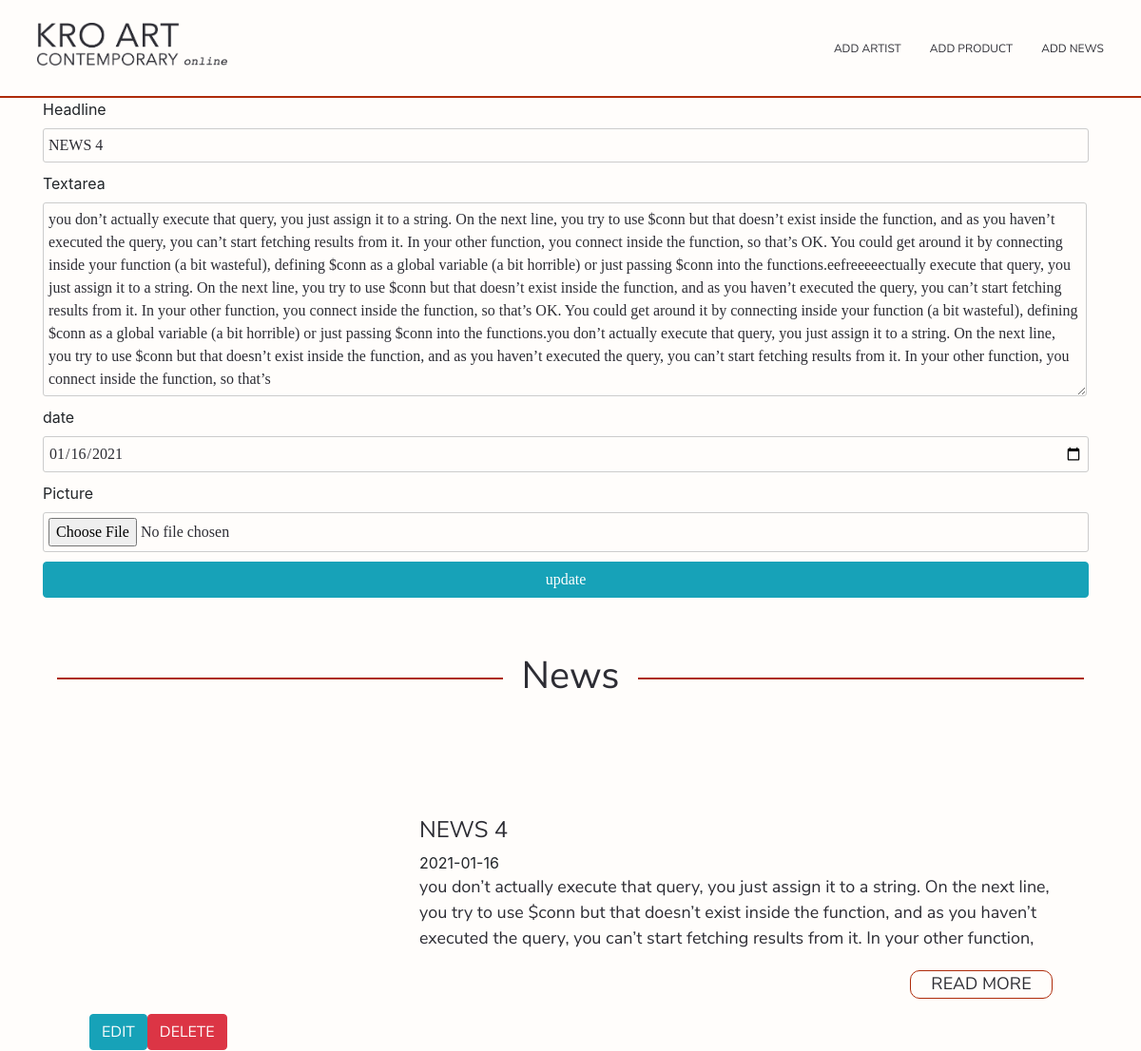
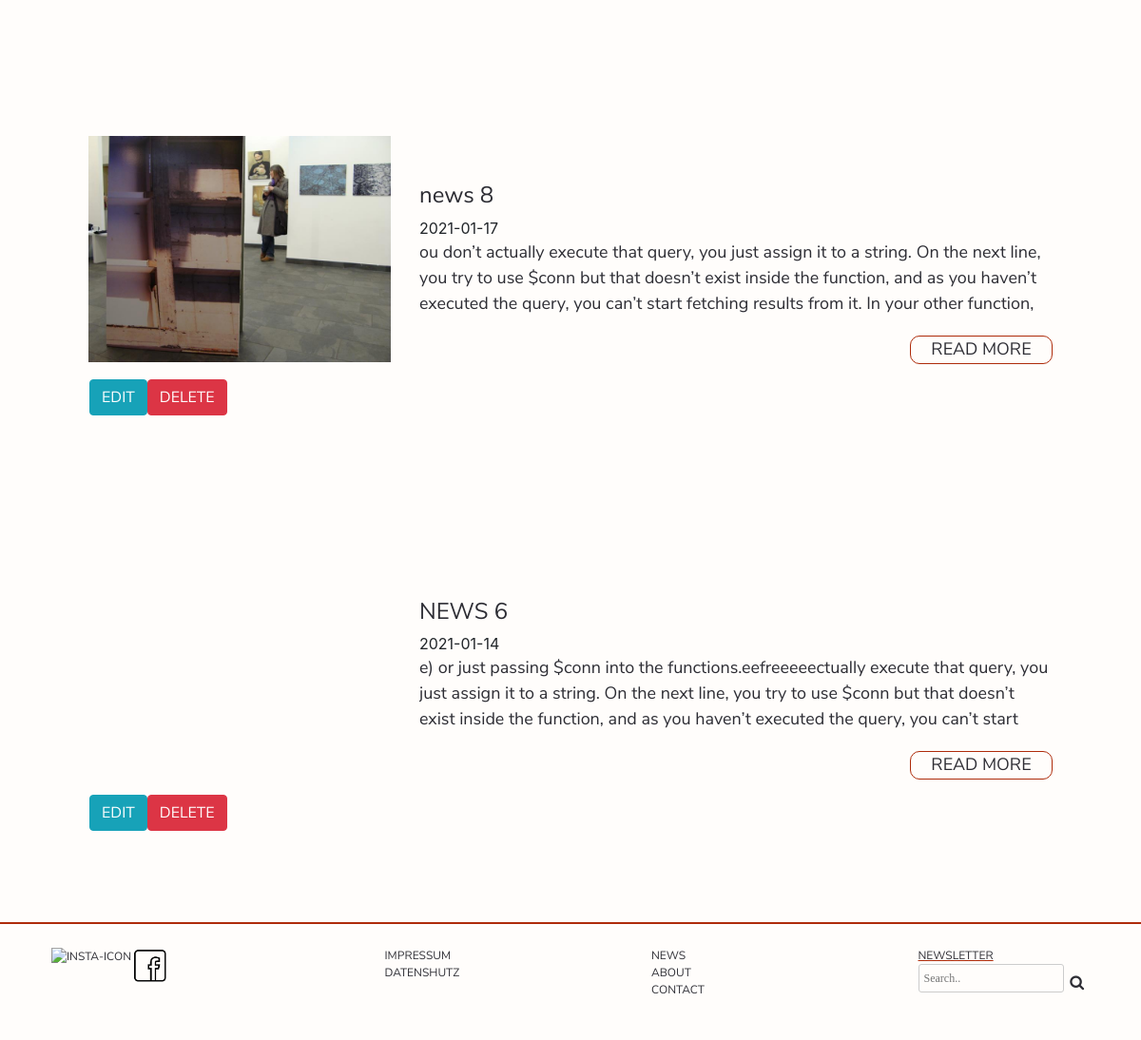
Screenshot of /Website/admin/news.php?edit=13 with the database file from the repository (2 pictures, top to bottom).
### tables this page shows
CREATE TABLE `news` (
  `news_id` int(11) NOT NULL,
  `headline` varchar(255) NOT NULL,
  `daten` date NOT NULL,
  `textn` text NOT NULL,
  `picture` varchar(255) NOT NULL
);

### Website/admin/php_code.php (called while the page is built, shortened)
<?php
	$db = mysqli_connect('localhost','root','','kroart');
	if(isset($_GET['edit'])){
		$id = $_GET['edit'];
		$update = true;
		$resultEdit= $db->query("Select * From news WHERE news_id=$id") or die ($db->error());
		if(($resultEdit)==1){
			$row = $resultEdit->fetch_assoc();
			$headline = $row['headline'];
			$textn = $row['textn'];
			$daten = $row['daten'];
			$fileName = $row['picture'];
		}
	}
?>

### Website/admin/news.php (the view, shortened to what this page needs)
<?php include('php_code.php');?>
<?php  include_once('navbarAdmin.php') ?>
<main>
<div class="container">
<form method="post" action="php_code.php" enctype="multipart/form-data">
    <div class="input-group">
        <label>Headline</label>
        <input type="text" name="headline" value="<?php echo $headline ?>">
    </div>
    <div class="input-group">
        <label>Textarea</label>
        <textarea type="text" rows="8" name="text"  size="100000" placeholder=""><?php echo $textn ?></textarea>
    </div>
    <div class="input-group">
        <label>date</label>
        <input type="date" name="date" value="<?php echo $daten ?>" >
    </div>
    <div class="input-group">
        <label>Picture</label>
        <input type="file" name="picture" value="<?php echo '../img/' . $fileName ?>">
    </div>
    <div class="input-group">
		<?php if($update == true){
		 echo '<input class="btn btn-info" type="submit" name="update" value="update">';
		} else {
         echo '<input class="btn btn-primary" type="submit" name="save" value="save">';
		}?>
    </div>
<?php $results = mysqli_query($db, "SELECT * FROM news"); ?>
<table>
	<div class="container home-container mt-5">
      <h1><span class="news_line">News</span></h1>
    </div>
	<?php while ($row = mysqli_fetch_array($results)) { ?>
	<div class="container p-5 mb-5">
     <div class="row d-flex">
     <div class="img_News col-lg-4 col-md-5 col-sm-12">
	 <?php echo '<img  class="img_News" src=../img/'.$row["picture"].' alt="">' ?>
	 </div>
     <div class="col-lg-8 col-md-7 col-sm-12 pt-5 ">
     <div><h4><?php echo $row['headline']; ?></h4></div>
     <div class="date"><?php echo $row['daten']; ?></div>
     <div class="textBox"><p><?php echo $row['textn']; ?></p></div>
     <p class="read-more button-News mt-3">READ MORE</p></div>
	 <a href="news.php?edit=<?php echo $row['news_id']; ?>" class="btn btn-info ml-3">Edit</a>
	 <a href="php_code.php?delete=<?php echo $row['news_id']; ?>" class="btn btn-danger">Delete</a>
     </div>
     </div>
     </div>
	<?php } ?>
</main>
<?php include_once('../includes/footer.php') ?>

### Website/Style/style.css (style rules this page uses)
body { background-color: #fffdfb; }
h1 { font-family: "nunito"; color: #2d2d34; }
h4 { font-family: "nunito"; font-size: 24px; color: #2d2d34; }
p { font-family:"monserrat"; font-size: 18px; color: #2d2d34; }
a { text-transform: uppercase; font-size: 12px; color: #2d2d34; font-family: "nunito"; }
body, html { margin:0; padding:0; }
.home-container h1 { width: 100%; margin: .7em auto; overflow: hidden; text-align: center; font-weight:300; }
.news_line:before, .news_line:after { content: ""; display: inline-block; width: 50%; margin: 0 .5em 0 -55%; vertical-align: middle; border-bottom: 1px solid; border:1px solid #ae2b0a }
.news_line:after { margin: 0 -55% 0 .5em; }
.img_News { max-width: 100%; width: 100%; }
.date { border: 0 solid transparent; }
.button-News { text-align: center; border: 1px solid #ae2b0a; border-radius: 10px; max-width: 100%; width: 150px; height: 30px; float: right; text-transform: uppercase !important; }
input, textarea, select { margin-bottom: 10px; border: 1px solid #ccc; border-radius: 3px; }
input { width: calc(100% - 10px); padding: 5px; background: transparent; color: #2d2d34; font-family: "monserrat"; }
textarea { width: calc(100% - 12px); padding: 5px; background: transparent; color: #2d2d34; font-family: "monserrat"; }
form p { font-family:"nunito" !important; color: #2d2d34; }
.textBox { height:85px; text-overflow: ellipsis; overflow: hidden; margin: 0; padding: 0; }

### rows the page displays
news: headline "NEWS 4", text "you don’t actually execute that query, you just assign it to a string. On the next line, you try to use $conn but that doesn’t exist inside the function, and as you haven’t executed the query, you can’t start fetching results from it. In your other function, you connect inside the function, so that’s OK. You could get around it by connecting inside your function (a bit wasteful), defining $conn as a global variable (a bit horrible) or just passing $conn into the functions.eefreeeeectually execute that query, you just assign it to a string. On the next line, you try to use $conn but that doesn’t exist inside the function, and as you haven’t executed the query, you can’t start fetching…", date "01/16/2021", daten "2021-01-16", textn "you don’t actually execute that query, you just assign it to a string. On the next line, you try to use $conn but that doesn’t exist inside the function, and as you haven’t executed the query, you can’t start fetching results from it. In your other function,…"
news: picture (picture), headline "news 8", daten "2021-01-17", textn "ou don’t actually execute that query, you just assign it to a string. On the next line, you try to use $conn but that doesn’t exist inside the function, and as you haven’t executed the query, you can’t start fetching results from it. In your other function,…"
news: headline "NEWS 6", daten "2021-01-14", textn "e) or just passing $conn into the functions.eefreeeeectually execute that query, you just assign it to a string. On the next line, you try to use $conn but that doesn’t exist inside the function, and as you haven’t executed the query, you can’t start…"
